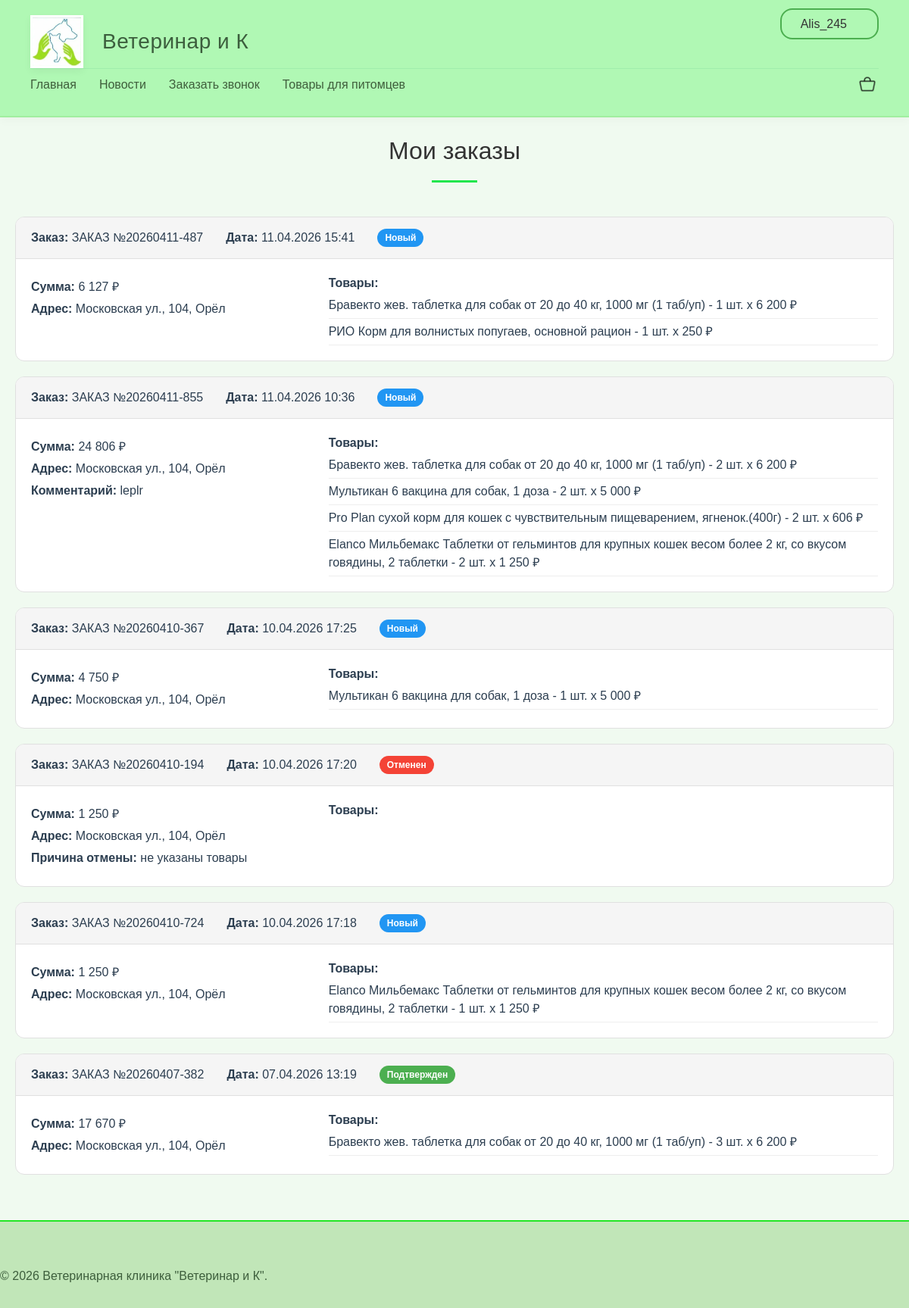
Screenshot of /order_history.php (signed in) with the database file from the repository.
### tables this page shows
CREATE TABLE `orders` (
  `id` int NOT NULL,
  `order_number` varchar(50) DEFAULT NULL,
  `user_id` int DEFAULT NULL,
  `fullname` varchar(255) DEFAULT NULL,
  `phone` varchar(50) DEFAULT NULL,
  `email` varchar(100) DEFAULT NULL,
  `address` text,
  `comment` text,
  `total_amount` int DEFAULT '0',
  `status` varchar(50) DEFAULT 'Новый',
  `cancel_reason` text,
  `date` datetime DEFAULT NULL
);

CREATE TABLE `order_items` (
  `id` int NOT NULL,
  `order_number` varchar(50) DEFAULT NULL,
  `product_title` varchar(255) DEFAULT NULL,
  `product_price` int DEFAULT NULL,
  `quantity` int DEFAULT NULL
);

### order_history.php (the view, shortened to what this page needs)
<?php
include 'top/db_connect.php';
$login = $_SESSION['current_user'];
$user_query = mysqli_query($db, "SELECT id FROM users WHERE login='$login'");
$user_data = mysqli_fetch_assoc($user_query);
$user_id = $user_data['id'];
$orders_query = mysqli_query($db, "SELECT * FROM orders WHERE user_id = $user_id ORDER BY date DESC");
include 'top/header.php';
?>
<div class="container">
    <h1 class="section-title">Мои заказы</h1>
    <?php if (mysqli_num_rows($orders_query) == 0): ?>
        <div class="empty-orders">
            <p>У вас пока нет заказов</p>
            <a href="shop.php" class="btn">Перейти к покупкам</a>
        </div>
    <?php else: ?>
        <div class="orders-list">
            <?php while($order = mysqli_fetch_assoc($orders_query)): ?>
                <div class="order-card">
                    <div class="order-header">
                        <div><strong>Заказ:</strong> <?php echo $order['order_number']; ?></div>
                        <div><strong>Дата:</strong> <?php echo date('d.m.Y H:i', strtotime($order['date'])); ?></div>
                        <div class="order-status status-<?php echo $order['status'] ?? 'new'; ?>">
                            <?php echo $order['status'] ?? 'Новый'; ?>
                        </div>
                    </div>
                    <div class="order-details">
                        <div class="order-info">
                            <p><strong>Сумма:</strong> <?php echo number_format($order['total_amount'], 0, '', ' '); ?> ₽</p>
                            <p><strong>Адрес:</strong> <?php echo htmlspecialchars($order['address']); ?></p>
                            <?php if (!empty($order['comment'])): ?>
                                <p><strong>Комментарий:</strong> <?php echo htmlspecialchars($order['comment']); ?></p>
                            <?php endif; ?>
                            <?php if ($order['status'] == 'Отменен' && !empty($order['cancel_reason'])): ?>
                                <p><strong>Причина отмены:</strong> <?php echo htmlspecialchars($order['cancel_reason']); ?></p>
                            <?php endif; ?>
                        </div>
                        <div class="order-items">
                            <strong>Товары:</strong>
                            <?php
                            $items_query = mysqli_query($db, "SELECT * FROM order_items WHERE order_number = '{$order['order_number']}'");
                            while($item = mysqli_fetch_assoc($items_query)):
                            ?>
                                <div class="order-item-mini">
                                    <?php echo $item['product_title']; ?> -
                                    <?php echo $item['quantity']; ?> шт. x
                                    <?php echo number_format($item['product_price'], 0, '', ' '); ?> ₽
                                </div>
                            <?php endwhile; ?>
                        </div>
                    </div>
                </div>
            <?php endwhile; ?>
        </div>
    <?php endif; ?>
</div>
<?php include 'top/footer.php'; ?>

### style.css (style rules this page uses)
* { margin: 0; padding: 0; box-sizing: border-box; }
body { font-family: sans-serif; background-color: #f0faf0; color: #2c3e50; line-height: 1.5; }
.container { max-width: 1200px; margin: 0 auto; padding: 0 20px; }
.section-title, .services-section h1, .advantages .section-title, #contacts .section-title { font-size: 36px; font-weight: 400; color: #5e4b3c; margin-bottom: 20px; text-align: center; position: relative; padding-bottom: 15px; }
.section-title:after, .services-section h1:after, .advantages .section-title:after, #contacts .section-title:after { content: ""; display: block; width: 60px; height: 3px; background-color: #22e64d; margin: 15px auto 0; }

### order_history.php (style rules this page uses)
.container { max-width: 1200px; margin: 0 auto; padding: 20px; }
.section-title { font-size: 32px; text-align: center; margin-bottom: 30px; color: #333; }
.orders-list { display: flex; flex-direction: column; gap: 20px; }
.order-card { background: white; border-radius: 12px; border: 1px solid #e0e0e0; overflow: hidden; }
.order-header { background: #f5f5f5; padding: 15px 20px; display: flex; gap: 30px; flex-wrap: wrap; border-bottom: 1px solid #e0e0e0; }
.order-status { padding: 3px 10px; border-radius: 20px; font-size: 12px; font-weight: bold; }
.status-new, .status-Новый { background: #2196F3; color: white; }
.status-completed, .status-Подтвержден { background: #4CAF50; color: white; }
.status-cancelled, .status-Отменен { background: #f44336; color: white; }
.order-details { padding: 20px; display: flex; gap: 30px; flex-wrap: wrap; }
.order-info { flex: 1; }
.order-info p { margin: 5px 0; }
.order-items { flex: 2; }
.order-item-mini { padding: 5px 0; border-bottom: 1px solid #eee; }

### rows the page displays
orders: order_number "ЗАКАЗ №20260411-487", date "11.04.2026 15:41", status "Новый", total_amount "6 127", address "Московская ул., 104, Орёл"
order_items: product_title "Бравекто жев. таблетка для собак от 20 до 40 кг, 1000 мг (1 таб/уп)", quantity "1", product_price "6 200"
order_items: product_title "РИО Корм для волнистых попугаев, основной рацион", quantity "1", product_price "250"
orders: order_number "ЗАКАЗ №20260411-855", date "11.04.2026 10:36", status "Новый", total_amount "24 806", address "Московская ул., 104, Орёл", comment "leplr"
order_items: product_title "Бравекто жев. таблетка для собак от 20 до 40 кг, 1000 мг (1 таб/уп)", quantity "2", product_price "6 200"
order_items: product_title "Мультикан 6 вакцина для собак, 1 доза", quantity "2", product_price "5 000"
order_items: product_title "Pro Plan сухой корм для кошек с чувствительным пищеварением, ягненок.(400г)", quantity "2", product_price "606"
order_items: product_title "Elanco Мильбемакс Таблетки от гельминтов для крупных кошек весом более 2 кг, со вкусом говядины, 2 таблетки", quantity "2", product_price "1 250"
orders: order_number "ЗАКАЗ №20260410-367", date "10.04.2026 17:25", status "Новый", total_amount "4 750", address "Московская ул., 104, Орёл"
order_items: product_title "Мультикан 6 вакцина для собак, 1 доза", quantity "1", product_price "5 000"
orders: order_number "ЗАКАЗ №20260410-194", date "10.04.2026 17:20", status "Отменен", total_amount "1 250", address "Московская ул., 104, Орёл", cancel_reason "не указаны товары"
orders: order_number "ЗАКАЗ №20260410-724", date "10.04.2026 17:18", status "Новый", total_amount "1 250", address "Московская ул., 104, Орёл"
order_items: product_title "Elanco Мильбемакс Таблетки от гельминтов для крупных кошек весом более 2 кг, со вкусом говядины, 2 таблетки", quantity "1", product_price "1 250"
orders: order_number "ЗАКАЗ №20260407-382", date "07.04.2026 13:19", status "Подтвержден", total_amount "17 670", address "Московская ул., 104, Орёл"
order_items: product_title "Бравекто жев. таблетка для собак от 20 до 40 кг, 1000 мг (1 таб/уп)", quantity "3", product_price "6 200"

### other values shown
$_SESSION['current_user'] "Alis_245"
